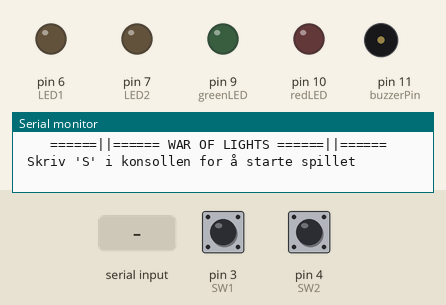
Simulated run of this sketch. Board: Arduino Uno, built with avr-gcc and run on an emulated ATmega328P. Parts: output pins drawn as LEDs (lit = HIGH), buzzer (waves = sounding), the last lines printed to the serial monitor. Dashed ring = blinking. Inputs (shaded band) come from the test bench; at power-on: pin 3 (SW1) HIGH, pin 4 (SW2) HIGH. Random numbers use the default seed unless the sketch sets one.

Above: at 1.2 s.
1.3 s: "Q" received over Serial
At 1.45 s:
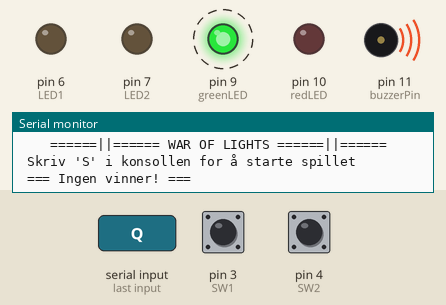
4.3 s: "S" received over Serial
7.3 s: "q" received over Serial
At 7.75 s:
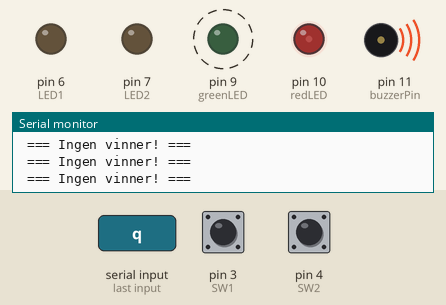
10.3 s: "s" received over Serial
13.3 s: pin 3 (SW1) pulled LOW for 0.15 s
At 15.6 s:
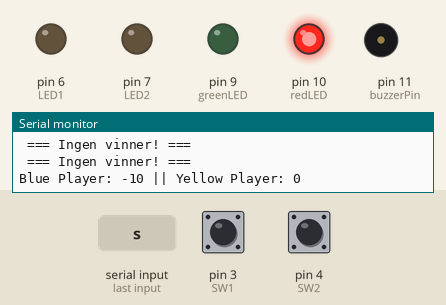
16.3 s: pin 4 (SW2) pulled LOW for 0.15 s
At 23.3 s:
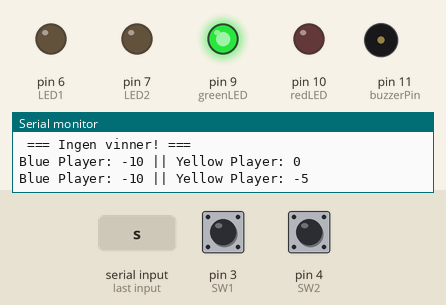
Timing chart, 0 to 24.0 s (numbered marks = the images above; inputs shaded):
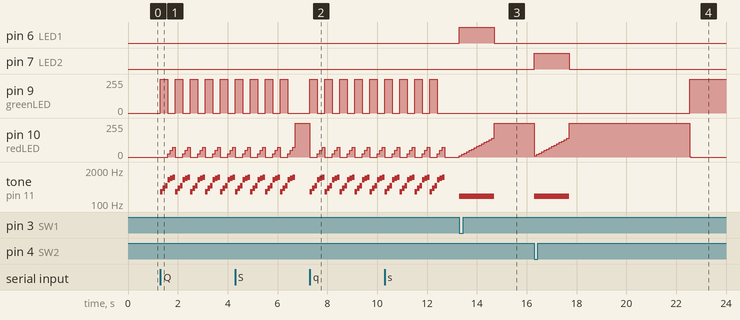

The sketch:

LAB_3_-_Reaksjonsspill.ino
```cpp
#include <Button.h>

Button SW1(3); // Connect your button between pin 3 and GND
Button SW2(4); // Connect your button between pin 4 and GND

int redLED = 10;     //RGB-rød
int greenLED = 9;    //RGB-grønn
int blueLED = 8;     //RGB-blå
int buzzerPin = 11;

int LED1 = 6;  //Spiller 1 - LED
int LED2 = 7; //Spiller 2 - LED

int incomingByte;
int champion;
int championLED;
int game_points = 0;

int winner = 0;         //Initialiserer vinnerindikatoren
int winnerBeep = 750;   //Buzzer-pitchen for vinnerfanfaren
int fault = 0;          //Initialiserer feilindikatoren
int faultBeep = 200;    //Buzzer-pitchen for feillyden

unsigned long wait = 0;
unsigned long now = 0;
unsigned long responseTime = 0;

int timePassedRestart = 0;
long prevNow = 0;
long newNow = 0;
int nowRestart = 0;
int millis_restart = 0;
unsigned long millisMomentan = 0;

int gameState = 0;    // Variabel som styrer hele gangen i spillet
int gamePoints[2];
int blueLight = 0;

#define WAITMODE 0
#define GAMEON 1
#define WINNER 2
#define LOSER 3
# define FINAL 4


float randomNumbFunc(){
  wait = random(3000,6000);
} // end randomFunc

int randomBlue(){
  blueLight = random(0,4);
  }


void setup(){

  SW1.begin();
  SW2.begin();

  // vet ikke hva denne gjør, lagt til i lag med knappebibliotek
  while (!Serial) { }; // for Leos

  pinMode(greenLED, OUTPUT);
  pinMode(redLED, OUTPUT);
  pinMode(LED1, OUTPUT);
  pinMode(LED2, OUTPUT);
  pinMode(buzzerPin, OUTPUT);

  randomSeed(analogRead(A0));
  Serial.begin(9600);

  randomNumbFunc();
  randomBlue();
  Serial.print("    ======||====== WAR OF LIGHTS ======||======");
  Serial.println(" ");
  Serial.println(" Skriv 'S' i konsollen for å starte spillet ");
}


int winSequence(){
    randomBlue();
    int timer = 100;
    timePassedRestart = 0;

    // Legger til et poeng til den som vant runden
    int points = pointSystem();
    gamePoints[winner] += points;

  for(int i = 0; i < 6; i++){
    digitalWrite(greenLED, HIGH);
    tone(buzzerPin, winnerBeep +i*100);
    delay(timer);
    digitalWrite(greenLED, LOW);
    noTone(buzzerPin);
    delay(timer);
    }
  digitalWrite(greenLED, LOW);
  digitalWrite(redLED, LOW);
  digitalWrite(LED1, LOW);
  digitalWrite(LED2, LOW);

    // Gjør sånn at tiden kan resettes når spillfunksjonen starter
  millis_restart = 0;
  nowRestart = 0;
  Serial.println((String)"Blue Player: "+gamePoints[0]+" || Yellow Player: "+gamePoints[1]);

   // Går videre til spillfunksjonen GAMEON
  gameState = 1;


  }


void resetLEDs(){
    digitalWrite(greenLED, LOW);
    digitalWrite(redLED, LOW);
    digitalWrite(LED1, LOW);
    digitalWrite(LED2, LOW);
    digitalWrite(blueLED, LOW);
  }


int pointSystem(){
  if(responseTime <= 200){
    game_points = 10;
    }
  if(responseTime > 200 and responseTime < 400){
    game_points = 5;
    }
  if(responseTime > 400){
    game_points = 1;
    }

  return game_points;
  }


void loseSequence(){
    randomBlue();
    timePassedRestart = 0;
    int timer = 100;

    // tar et poeng fra den som trykket feil
    gamePoints[fault] -= 5;

    for(int x = 1; x < 15; x++){
      analogWrite(redLED, x*10);
      tone(buzzerPin, faultBeep);
      delay(timer);
      }
    noTone(buzzerPin);
    resetLEDs();

    // Gjør sånn at tiden kan resettes når spillfunksjonen starter
    millis_restart = 0;
    nowRestart = 0;
    Serial.println((String)"Blue Player: "+gamePoints[0]+" || Yellow Player: "+gamePoints[1]);

    // Går videre til spillfunksjonen GAMEON
    gameState = 1;


  }


// Dette er selve spillfunksjonen, den som kjører det meste av spillet
unsigned long gameStart(unsigned long millis_passed, int wait){


  // Sjekker om noen har vunnet sammenlagt. Dvs fått 5 poeng. Går da videre til case 4 (FINAL)
  if (gamePoints[winner] > 29){
    gameState = 4;
    return;
    }

 // Grusom workaround for å kompensere for at det er gått noen millisekunder innen denne funksjonen skal kjøres
  if (millis_restart == 0){
    millis_restart = 1;
    millisMomentan = millis_passed;
    }
   now = millis_passed - millisMomentan;


    // Sjekker om det ikke er gått like lang tid som gitt av det tilfeldig genererte tallet
   if(now <= wait){

    digitalWrite(redLED, HIGH);
    digitalWrite(greenLED, LOW);

      // Sett med if setninger som sjekker om noen trykker på knappen før tiden er gått
      if(SW1.pressed()){
        digitalWrite(LED1, HIGH);
        digitalWrite(redLED, HIGH);

        // Setter at spiller 1 ( 0 indeksert) er den som har feil (fault), og går videre til gamestate 3 som er LOSER casen
        fault = 0;
        gameState = 3;
        }

      if(SW2.pressed()){
        digitalWrite(LED2, HIGH);
        digitalWrite(redLED, HIGH);

        // Setter at spiller 2 ( 0 indeksert) er den som har feil (fault), og går videre til gamestate 3 som er LOSER casen
        fault = 1;
        gameState = 3;
        }

    } // End if lyset fortsatt er rødt


    // Sjekker om lyset skal endres fra rødt
    if (now >= wait){

      // Starter en ny telling for når lyset endres fra rødt
       if (nowRestart == 0){
            newNow = now;
            nowRestart = 1;
            }


       // Sjekker om det skal lyse blått
      if (blueLight == 3){
        digitalWrite(redLED, LOW);
        digitalWrite(blueLED, HIGH);

          // Sett med if setninger som sjekker om noen trykker på knappen når lyset er blått
          if(SW1.pressed()){
            digitalWrite(LED1, HIGH);
            digitalWrite(redLED, HIGH);

            // Setter at spiller 1 ( 0 indeksert) er den som har feil (fault), og går videre til gamestate 3 som er LOSER casen
            fault = 0;
            gamePoints[0] -= 5;
            gameState = 3;

            }

          if(SW2.pressed()){
            digitalWrite(LED2, HIGH);
            digitalWrite(redLED, HIGH);

            // Setter at spiller 2 ( 0 indeksert) er den som har feil (fault), og går videre til gamestate 3 som er LOSER casen
            fault = 1;
            gamePoints[1] -= 5;
            gameState = 3;
            }

            // Venter i 2 sekunder, oppdaterer da det tilfeldige tallet som gir blått lys, og går mest sannsynlig over til grønt lys igjen
            if(now - newNow > 2000){
              timePassedRestart = 0;
              randomBlue();
              }

        }// End if lyset skal lyse blått


      else if (blueLight != 3){

         if (timePassedRestart == 0){
              prevNow = now;
              timePassedRestart = 1;
              }

        digitalWrite(redLED, LOW);
        digitalWrite(greenLED, HIGH);

          // Sett med if setninger som sjekker hvem som trykker først etter lampen er blitt grønn
        if (SW1.pressed()){
          responseTime = (now - prevNow);
          Serial.println(" ");
          Serial.println((String)"Blå Spiller brukte "+responseTime+" ms.");
          digitalWrite(LED1, HIGH);
          // Setter at spiller 1 ( 0 indeksert) er den som vant (winner), og går videre til gamestate 2 som er WINNER casen
          winner = 0;
          gameState = 2;
          }

         // Setter at spiller 2 ( 0 indeksert) er den som vant (winner), og går videre til gamestate 2 som er WINNER casen
        if (SW2.pressed()){
          responseTime = (now - prevNow);
          Serial.println(" ");
          Serial.println((String)"Gul Spiller brukte "+responseTime+" ms.");
          digitalWrite(LED2, HIGH);
          winner = 1;
          gameState = 2;
          }
        } // End if ikke blått lys

     }// End if now >= wait


}


// Lys og lydsekvens for den som vant sammenlagt
void finalWin(){

  resetLEDs();

  if( gamePoints[0] > gamePoints[1]){
     Serial.println(" === BLÅ SPILLER VANT! === ");
     championLED = LED1;
     champion = 0;
    }

  else if ( gamePoints[0] < gamePoints[1]){
    Serial.println(" === GUL SPILLER VANT! === ");
    championLED = LED2;
    champion = 1;
    }

  else if ( gamePoints[0] == gamePoints[1]){
    Serial.println(" === Ingen vinner! === ");
    championLED = greenLED;
    }

  for(int i = 1; i < 4; i++){
    for (int j = 1; j < 4; j++){
      tone(buzzerPin, faultBeep + j*100);
      analogWrite(greenLED, j*25);
      digitalWrite(championLED, HIGH);
      delay(100);
      }
    for (int k = 1; k < 4; k++){
      tone(buzzerPin, winnerBeep +k*100);
      analogWrite(redLED, k*25);
      digitalWrite(championLED, LOW);
      delay(100);
    }
    noTone(buzzerPin);
    resetLEDs();
  }
}


void waitFunc(){

  resetLEDs();

  // Sjekker om bokstaven s er blitt skrevet i Serial monitor
  if (incomingByte == 'S' || incomingByte == 's' ){
    gameState = 1;
    }

    // Tilbakestiller poengsum
    gamePoints[0]=0;
    gamePoints[1]=0;
  }


void loop(){

   if (incomingByte == 'Q' || incomingByte == 'q'){
      gameState = 4;
      }

   if (incomingByte == 'R' || incomingByte == 'r'){
      gameState = 0;
      }


   if(Serial.available() > 0){
      incomingByte = Serial.read();
    }

  // Holder telling på millisekunder
  float currentMillis = millis();

  // Switch case som kjører hele gangen i spillet. Begynner på WAITMODE som kun er ventemodus
  switch (gameState) {
    case WAITMODE:
    waitFunc();
    break;


    case GAMEON:
    // Starter spillet
    gameStart(currentMillis, wait);
    break;


    case WINNER:
    // Kjører vinnersekvensen, og oppdaterer det tilfeldige tallet
    winSequence();
    randomNumbFunc();
    break;


    case LOSER:
    // Kjører tapersekvensen og oppdaterer det tilfeldige tallet
    loseSequence();
    randomNumbFunc();
    break;

    case FINAL:
    // Kjører en seierssekvens når en spiller har nådd 5 poeng. Reesetter så til ventemodus
    finalWin();
    gameState = 0;
    break;


  } // End switch case


}
```

Measured:
- after the input at 1.3 s, pin 9 (greenLED): alternates 255/255 for 0.30 s and 0/255 for 0.30 s, starting at once; pin 10 (redLED): 0/255 → 25/255 after 0.30 s, then repeats every 0.60 s: 50/255 0.10 s, 75/255 0.10 s, 0/255 0.30 s, 25/255 0.10 s
- after the input at 7.3 s, pin 9 (greenLED): alternates 255/255 for 0.30 s and 0/255 for 0.30 s, starting at once; pin 10 (redLED): 255/255 → 0/255 at once, then repeats every 0.60 s: 25/255 0.10 s, 50/255 0.10 s, 75/255 0.10 s, 0/255 0.30 s
- after the input at 13.3 s, pin 6 (LED1): LOW → HIGH at once, → LOW 1.4 s later; pin 10 (redLED): moves from 0/255 to 255/255 over 1.4 s, starting at once; tone on pin 11 (buzzerPin): silent → 200 Hz at once, → silent 1.4 s later
- after the input at 16.3 s, pin 7 (LED2): LOW → HIGH at once, → LOW 1.4 s later; tone on pin 11 (buzzerPin): silent → 200 Hz at once, → silent 1.4 s later
